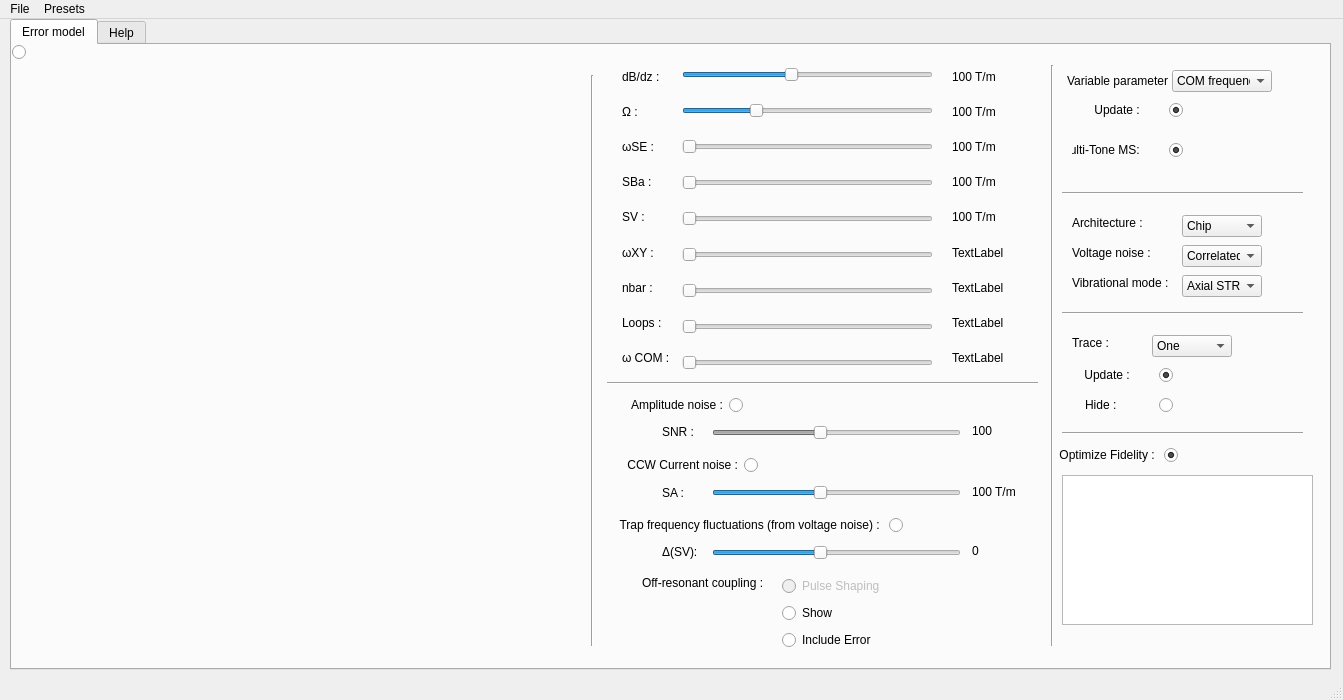
<?xml version="1.0" encoding="UTF-8"?>
<ui version="4.0">
 <class>MainWindow</class>
 <widget class="QMainWindow" name="MainWindow">
  <property name="geometry">
   <rect>
    <x>0</x>
    <y>0</y>
    <width>1343</width>
    <height>700</height>
   </rect>
  </property>
  <property name="windowTitle">
   <string>MainWindow</string>
  </property>
  <widget class="QWidget" name="centralwidget">
   <widget class="QTabWidget" name="tabWidget">
    <property name="enabled">
     <bool>true</bool>
    </property>
    <property name="geometry">
     <rect>
      <x>10</x>
      <y>0</y>
      <width>1321</width>
      <height>651</height>
     </rect>
    </property>
    <property name="currentIndex">
     <number>0</number>
    </property>
    <property name="tabBarAutoHide">
     <bool>false</bool>
    </property>
    <widget class="QWidget" name="tab">
     <attribute name="title">
      <string>Error model</string>
     </attribute>
     <widget class="QTableWidget" name="tableInfo">
      <property name="enabled">
       <bool>true</bool>
      </property>
      <property name="geometry">
       <rect>
        <x>1050</x>
        <y>430</y>
        <width>251</width>
        <height>150</height>
       </rect>
      </property>
      <property name="maximumSize">
       <size>
        <width>421</width>
        <height>16777215</height>
       </size>
      </property>
      <attribute name="horizontalHeaderVisible">
       <bool>false</bool>
      </attribute>
      <attribute name="horizontalHeaderDefaultSectionSize">
       <number>120</number>
      </attribute>
      <attribute name="horizontalHeaderHighlightSections">
       <bool>false</bool>
      </attribute>
      <attribute name="verticalHeaderVisible">
       <bool>false</bool>
      </attribute>
      <attribute name="verticalHeaderDefaultSectionSize">
       <number>29</number>
      </attribute>
      <attribute name="verticalHeaderHighlightSections">
       <bool>false</bool>
      </attribute>
      <attribute name="verticalHeaderMinimumSectionSize">
       <number>15</number>
      </attribute>
     </widget>
     <widget class="PlotWidget" name="graphWidget" native="true">
      <property name="geometry">
       <rect>
        <x>20</x>
        <y>30</y>
        <width>541</width>
        <height>501</height>
       </rect>
      </property>
     </widget>
     <widget class="QComboBox" name="comboBoxArchitecture">
      <property name="geometry">
       <rect>
        <x>1170</x>
        <y>170</y>
        <width>80</width>
        <height>22</height>
       </rect>
      </property>
      <item>
       <property name="text">
        <string>Chip</string>
       </property>
      </item>
      <item>
       <property name="text">
        <string>Macro</string>
       </property>
      </item>
     </widget>
     <widget class="QComboBox" name="comboBoxVNoise">
      <property name="geometry">
       <rect>
        <x>1170</x>
        <y>200</y>
        <width>80</width>
        <height>22</height>
       </rect>
      </property>
      <item>
       <property name="text">
        <string>Correlated</string>
       </property>
      </item>
      <item>
       <property name="text">
        <string>Uncorrelated</string>
       </property>
      </item>
     </widget>
     <widget class="QLabel" name="label_8">
      <property name="geometry">
       <rect>
        <x>1060</x>
        <y>170</y>
        <width>101</width>
        <height>16</height>
       </rect>
      </property>
      <property name="text">
       <string>Architecture :</string>
      </property>
     </widget>
     <widget class="QLabel" name="label_9">
      <property name="geometry">
       <rect>
        <x>1060</x>
        <y>200</y>
        <width>101</width>
        <height>16</height>
       </rect>
      </property>
      <property name="text">
       <string>Voltage noise :</string>
      </property>
     </widget>
     <widget class="QComboBox" name="comboBoxVibMode">
      <property name="geometry">
       <rect>
        <x>1170</x>
        <y>230</y>
        <width>80</width>
        <height>22</height>
       </rect>
      </property>
      <item>
       <property name="text">
        <string>Axial STR</string>
       </property>
      </item>
      <item>
       <property name="text">
        <string>Axial COM</string>
       </property>
      </item>
     </widget>
     <widget class="QLabel" name="label_10">
      <property name="geometry">
       <rect>
        <x>1060</x>
        <y>230</y>
        <width>111</width>
        <height>16</height>
       </rect>
      </property>
      <property name="text">
       <string>Vibrational mode :</string>
      </property>
     </widget>
     <widget class="Line" name="line">
      <property name="geometry">
       <rect>
        <x>1030</x>
        <y>20</y>
        <width>21</width>
        <height>581</height>
       </rect>
      </property>
      <property name="orientation">
       <enum>Qt::Vertical</enum>
      </property>
     </widget>
     <widget class="Line" name="line_2">
      <property name="geometry">
       <rect>
        <x>1050</x>
        <y>140</y>
        <width>241</width>
        <height>16</height>
       </rect>
      </property>
      <property name="orientation">
       <enum>Qt::Horizontal</enum>
      </property>
     </widget>
     <widget class="Line" name="line_3">
      <property name="geometry">
       <rect>
        <x>570</x>
        <y>30</y>
        <width>21</width>
        <height>571</height>
       </rect>
      </property>
      <property name="orientation">
       <enum>Qt::Vertical</enum>
      </property>
     </widget>
     <widget class="QWidget" name="layoutWidget">
      <property name="geometry">
       <rect>
        <x>610</x>
        <y>17</y>
        <width>57</width>
        <height>310</height>
       </rect>
      </property>
      <layout class="QVBoxLayout" name="verticalLayout_3">
       <item>
        <widget class="QLabel" name="label_2">
         <property name="text">
          <string>dB/dz :</string>
         </property>
        </widget>
       </item>
       <item>
        <widget class="QLabel" name="label_3">
         <property name="text">
          <string>Ω :</string>
         </property>
        </widget>
       </item>
       <item>
        <widget class="QLabel" name="label_4">
         <property name="text">
          <string>ωSE :</string>
         </property>
        </widget>
       </item>
       <item>
        <widget class="QLabel" name="label_5">
         <property name="text">
          <string>SBa :</string>
         </property>
        </widget>
       </item>
       <item>
        <widget class="QLabel" name="label_6">
         <property name="text">
          <string>SV :</string>
         </property>
        </widget>
       </item>
       <item>
        <widget class="QLabel" name="label_7">
         <property name="text">
          <string>ωXY :</string>
         </property>
        </widget>
       </item>
       <item>
        <widget class="QLabel" name="label_16">
         <property name="text">
          <string>nbar :</string>
         </property>
        </widget>
       </item>
       <item>
        <widget class="QLabel" name="label_17">
         <property name="text">
          <string>Loops :</string>
         </property>
        </widget>
       </item>
        <item>
        <widget class="QLabel" name="label_18">
         <property name="text">
          <string>ω COM :</string>
         </property>
        </widget>
       </item>
      </layout>
     </widget>
     <widget class="QWidget" name="layoutWidget">
      <property name="geometry">
       <rect>
        <x>670</x>
        <y>7</y>
        <width>251</width>
        <height>335</height>
       </rect>
      </property>
      <layout class="QVBoxLayout" name="verticalLayout">
       <item>
        <widget class="QSlider" name="sliderGradient">
         <property name="minimum">
          <number>24</number>
         </property>
         <property name="maximum">
          <number>200</number>
         </property>
         <property name="singleStep">
          <number>2</number>
         </property>
         <property name="value">
          <number>100</number>
         </property>
         <property name="orientation">
          <enum>Qt::Horizontal</enum>
         </property>
         <property name="tickPosition">
          <enum>QSlider::NoTicks</enum>
         </property>
        </widget>
       </item>
       <item>
        <widget class="QSlider" name="sliderPower">
         <property name="minimum">
          <number>10</number>
         </property>
         <property name="maximum">
          <number>150</number>
         </property>
         <property name="value">
          <number>50</number>
         </property>
         <property name="orientation">
          <enum>Qt::Horizontal</enum>
         </property>
        </widget>
       </item>
       <item>
        <widget class="QSlider" name="sliderENoise">
         <property name="orientation">
          <enum>Qt::Horizontal</enum>
         </property>
        </widget>
       </item>
       <item>
        <widget class="QSlider" name="sliderBAmbient">
         <property name="orientation">
          <enum>Qt::Horizontal</enum>
         </property>
        </widget>
       </item>
       <item>
        <widget class="QSlider" name="sliderVNoise">
         <property name="orientation">
          <enum>Qt::Horizontal</enum>
         </property>
        </widget>
       </item>
       <item>
        <widget class="QSlider" name="sliderNuXY">
         <property name="pageStep">
          <number>1</number>
         </property>
         <property name="orientation">
          <enum>Qt::Horizontal</enum>
         </property>
        </widget>
       </item>
       <item>
        <widget class="QSlider" name="sliderNbar">
         <property name="pageStep">
          <number>1</number>
         </property>
         <property name="orientation">
          <enum>Qt::Horizontal</enum>
         </property>
        </widget>
       </item>
       <item>
        <widget class="QSlider" name="sliderPhi">
         <property name="pageStep">
          <number>1</number>
         </property>
         <property name="orientation">
          <enum>Qt::Horizontal</enum>
         </property>
        </widget>
       </item>
       <item>
        <widget class="QSlider" name="sliderNuCOM">
         <property name="pageStep">
          <number>1</number>
         </property>
         <property name="orientation">
          <enum>Qt::Horizontal</enum>
         </property>
        </widget>
       </item>
      </layout>
     </widget>
     <widget class="QWidget" name="layoutWidget">
      <property name="geometry">
       <rect>
        <x>940</x>
        <y>17</y>
        <width>81</width>
        <height>310</height>
       </rect>
      </property>
      <layout class="QVBoxLayout" name="verticalLayout_4">
       <item>
        <widget class="QLabel" name="labelGradient">
         <property name="text">
          <string>100 T/m</string>
         </property>
        </widget>
       </item>
       <item>
        <widget class="QLabel" name="labelPower">
         <property name="text">
          <string>100 T/m</string>
         </property>
        </widget>
       </item>
       <item>
        <widget class="QLabel" name="labelENoise">
         <property name="text">
          <string>100 T/m</string>
         </property>
        </widget>
       </item>
       <item>
        <widget class="QLabel" name="labelBAmbient">
         <property name="text">
          <string>100 T/m</string>
         </property>
        </widget>
       </item>
       <item>
        <widget class="QLabel" name="labelVNoise">
         <property name="text">
          <string>100 T/m</string>
         </property>
        </widget>
       </item>
       <item>
        <widget class="QLabel" name="labelNuXY">
         <property name="text">
          <string>TextLabel</string>
         </property>
        </widget>
       </item>
       <item>
        <widget class="QLabel" name="labelNbar">
         <property name="text">
          <string>TextLabel</string>
         </property>
        </widget>
       </item>
       <item>
        <widget class="QLabel" name="labelPhi">
         <property name="text">
          <string>TextLabel</string>
         </property>
        </widget>
       </item>
       <item>
        <widget class="QLabel" name="labelNuCOM">
         <property name="text">
          <string>TextLabel</string>
         </property>
        </widget>
       </item>
      </layout>
     </widget>
     <widget class="QRadioButton" name="radioBtnOptFid">
      <property name="enabled">
       <bool>true</bool>
      </property>
      <property name="geometry">
       <rect>
        <x>1035</x>
        <y>400</y>
        <width>131</width>
        <height>20</height>
       </rect>
      </property>
      <property name="layoutDirection">
       <enum>Qt::RightToLeft</enum>
      </property>
      <property name="text">
       <string>Optimize Fidelity : </string>
      </property>
      <property name="checked">
       <bool>true</bool>
      </property>
      <property name="autoExclusive">
       <bool>false</bool>
      </property>
     </widget>
     <widget class="QSlider" name="sliderFixNu">
      <property name="enabled">
       <bool>false</bool>
      </property>
      <property name="geometry">
       <rect>
        <x>1450</x>
        <y>400</y>
        <width>51</width>
        <height>22</height>
       </rect>
      </property>
      <property name="orientation">
       <enum>Qt::Horizontal</enum>
      </property>
     </widget>
     <widget class="Line" name="line_4">
      <property name="geometry">
       <rect>
        <x>595</x>
        <y>330</y>
        <width>431</width>
        <height>16</height>
       </rect>
      </property>
      <property name="orientation">
       <enum>Qt::Horizontal</enum>
      </property>
     </widget>
     <widget class="QComboBox" name="comboBoxTraceNum">
      <property name="geometry">
       <rect>
        <x>1140</x>
        <y>290</y>
        <width>80</width>
        <height>22</height>
       </rect>
      </property>
      <item>
       <property name="text">
        <string>One</string>
       </property>
      </item>
      <item>
       <property name="text">
        <string>Two</string>
       </property>
      </item>
      <item>
       <property name="text">
        <string>Three</string>
       </property>
      </item>
      <item>
       <property name="text">
        <string>Four</string>
       </property>
      </item>
     </widget>
     <widget class="QLabel" name="label_12">
      <property name="geometry">
       <rect>
        <x>1060</x>
        <y>290</y>
        <width>101</width>
        <height>16</height>
       </rect>
      </property>
      <property name="text">
       <string>Trace :</string>
      </property>
     </widget>
     <widget class="QRadioButton" name="radioBtnTraceUpdate">
      <property name="enabled">
       <bool>true</bool>
      </property>
      <property name="geometry">
       <rect>
        <x>1050</x>
        <y>320</y>
        <width>111</width>
        <height>20</height>
       </rect>
      </property>
      <property name="layoutDirection">
       <enum>Qt::RightToLeft</enum>
      </property>
      <property name="text">
       <string>Update :       </string>
      </property>
      <property name="checked">
       <bool>true</bool>
      </property>
      <property name="autoExclusive">
       <bool>false</bool>
      </property>
     </widget>
     <widget class="QRadioButton" name="radioBtnTraceHide">
      <property name="enabled">
       <bool>true</bool>
      </property>
      <property name="geometry">
       <rect>
        <x>1050</x>
        <y>350</y>
        <width>111</width>
        <height>20</height>
       </rect>
      </property>
      <property name="layoutDirection">
       <enum>Qt::RightToLeft</enum>
      </property>
      <property name="text">
       <string>Hide :           </string>
      </property>
      <property name="checked">
       <bool>false</bool>
      </property>
      <property name="autoExclusive">
       <bool>false</bool>
      </property>
     </widget>
     
     <widget class="QComboBox" name="comboBoxVarParam">
      <property name="geometry">
       <rect>
        <x>1160</x>
        <y>25</y>
        <width>100</width>
        <height>22</height>
       </rect>
      </property>
      <item>
       <property name="text">
        <string>COM frequency</string>
       </property>
      </item>
      <item>
       <property name="text">
        <string>dB/dz</string>
       </property>
      </item>
      <item>
       <property name="text">
        <string>Ω</string>
       </property>
      </item>
      <item>
       <property name="text">
        <string>ωSE</string>
       </property>
      </item>
      <item>
       <property name="text">
        <string>SBa</string>
       </property>
      </item>
      <item>
       <property name="text">
        <string>SV</string>
       </property>
      </item>
      <item>
       <property name="text">
        <string>ωXY</string>
       </property>
      </item>
      <item>
       <property name="text">
        <string>nbar</string>
       </property>
      </item>
      <item>
       <property name="text">
        <string>Loops / Tones</string>
       </property>
      </item>
      <item>
       <property name="text">
        <string>SNR</string>
       </property>
      </item>
      <item>
       <property name="text">
        <string>SA</string>
       </property>
      </item>
     </widget>
     <widget class="QLabel" name="label_12">
      <property name="geometry">
       <rect>
        <x>1055</x>
        <y>28</y>
        <width>101</width>
        <height>16</height>
       </rect>
      </property>
      <property name="text">
       <string>Variable parameter:</string>
      </property>
     </widget>
     <widget class="QRadioButton" name="radioBtnTraceUpdate">
      <property name="enabled">
       <bool>true</bool>
      </property>
      <property name="geometry">
       <rect>
        <x>1060</x>
        <y>55</y>
        <width>111</width>
        <height>20</height>
       </rect>
      </property>
      <property name="layoutDirection">
       <enum>Qt::RightToLeft</enum>
      </property>
      <property name="text">
       <string>Update :       </string>
      </property>
      <property name="checked">
       <bool>true</bool>
      </property>
      <property name="autoExclusive">
       <bool>false</bool>
      </property>
     </widget>
     <widget class="QRadioButton" name="radioBtnMTMS">
      <property name="enabled">
       <bool>true</bool>
      </property>
      <property name="geometry">
       <rect>
        <x>1060</x>
        <y>95</y>
        <width>111</width>
        <height>20</height>
       </rect>
      </property>
      <property name="layoutDirection">
       <enum>Qt::RightToLeft</enum>
      </property>
      <property name="text">
       <string>Multi-Tone MS:       </string>
      </property>
      <property name="checked">
       <bool>true</bool>
      </property>
      <property name="autoExclusive">
       <bool>false</bool>
      </property>
     </widget>
     <widget class="Line" name="line_5">
      <property name="geometry">
       <rect>
        <x>1050</x>
        <y>260</y>
        <width>241</width>
        <height>16</height>
       </rect>
      </property>
      <property name="orientation">
       <enum>Qt::Horizontal</enum>
      </property>
     </widget>
     <widget class="Line" name="line_7">
      <property name="geometry">
       <rect>
        <x>1050</x>
        <y>380</y>
        <width>241</width>
        <height>16</height>
       </rect>
      </property>
      <property name="orientation">
       <enum>Qt::Horizontal</enum>
      </property>
     </widget>
     <widget class="QRadioButton" name="radioBtnAmpNoise">
      <property name="enabled">
       <bool>true</bool>
      </property>
      <property name="geometry">
       <rect>
        <x>600</x>
        <y>350</y>
        <width>131</width>
        <height>20</height>
       </rect>
      </property>
      <property name="layoutDirection">
       <enum>Qt::RightToLeft</enum>
      </property>
      <property name="text">
       <string>Amplitude noise :</string>
      </property>
      <property name="checked">
       <bool>false</bool>
      </property>
      <property name="autoExclusive">
       <bool>false</bool>
      </property>
     </widget>
     <widget class="QSlider" name="sliderChi">
      <property name="enabled">
       <bool>false</bool>
      </property>
      <property name="geometry">
       <rect>
        <x>700</x>
        <y>377</y>
        <width>249</width>
        <height>22</height>
       </rect>
      </property>
      <property name="minimum">
       <number>24</number>
      </property>
      <property name="maximum">
       <number>200</number>
      </property>
      <property name="singleStep">
       <number>2</number>
      </property>
      <property name="value">
       <number>100</number>
      </property>
      <property name="orientation">
       <enum>Qt::Horizontal</enum>
      </property>
      <property name="tickPosition">
       <enum>QSlider::NoTicks</enum>
      </property>
     </widget>
     <widget class="QLabel" name="label_13">
      <property name="geometry">
       <rect>
        <x>650</x>
        <y>370</y>
        <width>55</width>
        <height>34</height>
       </rect>
      </property>
      <property name="text">
       <string>SNR :</string>
      </property>
     </widget>
     <widget class="QLabel" name="labelChi">
      <property name="geometry">
       <rect>
        <x>960</x>
        <y>370</y>
        <width>79</width>
        <height>32</height>
       </rect>
      </property>
      <property name="text">
       <string>100</string>
      </property>
     </widget>
     <widget class="QRadioButton" name="radioBtnCCWNoise">
      <property name="enabled">
       <bool>true</bool>
      </property>
      <property name="geometry">
       <rect>
        <x>595</x>
        <y>410</y>
        <width>151</width>
        <height>20</height>
       </rect>
      </property>
      <property name="layoutDirection">
       <enum>Qt::RightToLeft</enum>
      </property>
      <property name="text">
       <string>CCW Current noise :</string>
      </property>
      <property name="checked">
       <bool>false</bool>
      </property>
      <property name="autoExclusive">
       <bool>false</bool>
      </property>
     </widget>
     <widget class="QLabel" name="labelSA">
      <property name="geometry">
       <rect>
        <x>960</x>
        <y>431</y>
        <width>79</width>
        <height>32</height>
       </rect>
      </property>
      <property name="text">
       <string>100 T/m</string>
      </property>
     </widget>
     <widget class="QSlider" name="sliderSA">
      <property name="enabled">
       <bool>true</bool>
      </property>
      <property name="geometry">
       <rect>
        <x>700</x>
        <y>437</y>
        <width>249</width>
        <height>22</height>
       </rect>
      </property>
      <property name="minimum">
       <number>24</number>
      </property>
      <property name="maximum">
       <number>200</number>
      </property>
      <property name="singleStep">
       <number>2</number>
      </property>
      <property name="value">
       <number>100</number>
      </property>
      <property name="orientation">
       <enum>Qt::Horizontal</enum>
      </property>
      <property name="tickPosition">
       <enum>QSlider::NoTicks</enum>
      </property>
     </widget>
     <widget class="QLabel" name="label_14">
      <property name="geometry">
       <rect>
        <x>650</x>
        <y>431</y>
        <width>55</width>
        <height>34</height>
       </rect>
      </property>
      <property name="text">
       <string>SA :</string>
      </property>
     </widget>
     <widget class="QRadioButton" name="radioBtnSymFluc">
      <property name="enabled">
       <bool>true</bool>
      </property>
      <property name="geometry">
       <rect>
        <x>590</x>
        <y>470</y>
        <width>301</width>
        <height>20</height>
       </rect>
      </property>
      <property name="layoutDirection">
       <enum>Qt::RightToLeft</enum>
      </property>
      <property name="text">
       <string>Trap frequency fluctuations (from voltage noise) : </string>
      </property>
      <property name="checked">
       <bool>false</bool>
      </property>
      <property name="autoExclusive">
       <bool>false</bool>
      </property>
     </widget>
     <widget class="QLabel" name="labelSymFluc">
      <property name="geometry">
       <rect>
        <x>960</x>
        <y>490</y>
        <width>79</width>
        <height>32</height>
       </rect>
      </property>
      <property name="text">
       <string>0</string>
      </property>
     </widget>
     <widget class="QSlider" name="sliderSymFluc">
      <property name="enabled">
       <bool>true</bool>
      </property>
      <property name="geometry">
       <rect>
        <x>700</x>
        <y>497</y>
        <width>249</width>
        <height>22</height>
       </rect>
      </property>
      <property name="minimum">
       <number>24</number>
      </property>
      <property name="maximum">
       <number>200</number>
      </property>
      <property name="singleStep">
       <number>2</number>
      </property>
      <property name="value">
       <number>100</number>
      </property>
      <property name="orientation">
       <enum>Qt::Horizontal</enum>
      </property>
      <property name="tickPosition">
       <enum>QSlider::NoTicks</enum>
      </property>
     </widget>
     <widget class="QLabel" name="label_15">
      <property name="geometry">
       <rect>
        <x>650</x>
        <y>490</y>
        <width>55</width>
        <height>34</height>
       </rect>
      </property>
      <property name="text">
       <string>Δ(SV):</string>
      </property>
     </widget>
     <widget class="QLabel" name="label">
      <property name="geometry">
       <rect>
        <x>630</x>
        <y>530</y>
        <width>151</width>
        <height>16</height>
       </rect>
      </property>
      <property name="text">
       <string>Off-resonant coupling :</string>
      </property>
     </widget>
     <widget class="QRadioButton" name="radioBtnOptFid">
      <property name="enabled">
       <bool>true</bool>
      </property>
     </widget>
     <widget class="QWidget" name="layoutWidget">
      <property name="geometry">
       <rect>
        <x>770</x>
        <y>530</y>
        <width>151</width>
        <height>76</height>
       </rect>
      </property>
      <layout class="QVBoxLayout" name="verticalLayout_2">
       <item>
        <widget class="QRadioButton" name="radioBtnPulseShaping">
         <property name="enabled">
          <bool>false</bool>
         </property>
         <property name="text">
          <string>Pulse Shaping</string>
         </property>
         <property name="autoExclusive">
          <bool>false</bool>
         </property>
        </widget>
       </item>
       <item>
        <widget class="QRadioButton" name="radioBtnShowOffRes">
         <property name="text">
          <string>Show</string>
         </property>
         <property name="autoExclusive">
          <bool>false</bool>
         </property>
        </widget>
       </item>
       <item>
        <widget class="QRadioButton" name="radioBtnIncludeOffErr">
         <property name="text">
          <string>Include Error</string>
         </property>
         <property name="autoExclusive">
          <bool>false</bool>
         </property>
        </widget>
       </item>
      </layout>
     </widget>
     <widget class="PlotWidget" name="legendWidget" native="true">
      <property name="geometry">
       <rect>
        <x>20</x>
        <y>540</y>
        <width>541</width>
        <height>71</height>
       </rect>
      </property>
     </widget>
    </widget>
    <widget class="QWidget" name="tab_2">
     <attribute name="title">
      <string>Help</string>
     </attribute>
     <widget class="QTabWidget" name="tabWidget_2">
      <property name="geometry">
       <rect>
        <x>30</x>
        <y>20</y>
        <width>1261</width>
        <height>521</height>
       </rect>
      </property>
      <property name="currentIndex">
       <number>0</number>
      </property>
      <widget class="QWidget" name="tab_3">
       <attribute name="title">
        <string>Heating</string>
       </attribute>
      </widget>
      <widget class="QWidget" name="tab_4">
       <attribute name="title">
        <string>Decoherence</string>
       </attribute>
      </widget>
      <widget class="QWidget" name="tab_5">
       <attribute name="title">
        <string>Kerr Coupling</string>
       </attribute>
      </widget>
      <widget class="QWidget" name="tab_6">
       <attribute name="title">
        <string>Off-resonant coupling</string>
       </attribute>
      </widget>
     </widget>
    </widget>
   </widget>
  </widget>
  <widget class="QMenuBar" name="menubar">
   <property name="geometry">
    <rect>
     <x>0</x>
     <y>0</y>
     <width>1343</width>
     <height>26</height>
    </rect>
   </property>
   <widget class="QMenu" name="menuFile">
    <property name="title">
     <string>File</string>
    </property>
   </widget>
   <widget class="QMenu" name="menuPresets">
    <property name="title">
     <string>Presets</string>
    </property>
    <addaction name="actionLoadMacro"/>
    <addaction name="actionLoadChip"/>
    <addaction name="separator"/>
    <addaction name="actionLoadPresetFile"/>
    <addaction name="actionSavePresetFile"/>
   </widget>
   <addaction name="menuFile"/>
   <addaction name="menuPresets"/>
  </widget>
  <widget class="QStatusBar" name="statusbar"/>
  <action name="actionLoadMacro">
   <property name="text">
    <string>Load Macro</string>
   </property>
  </action>
  <action name="actionLoadChip">
   <property name="text">
    <string>Load Chip</string>
   </property>
  </action>
  <action name="actionLoadPresetFile">
   <property name="text">
    <string>Load from File</string>
   </property>
  </action>
  <action name="actionSavePresetFile">
   <property name="text">
    <string>Save to File</string>
   </property>
  </action>
 </widget>
 <customwidgets>
  <customwidget>
   <class>PlotWidget</class>
   <extends>QWidget</extends>
   <header>pyqtgraph</header>
   <container>1</container>
  </customwidget>
 </customwidgets>
 <resources/>
 <connections/>
</ui>
